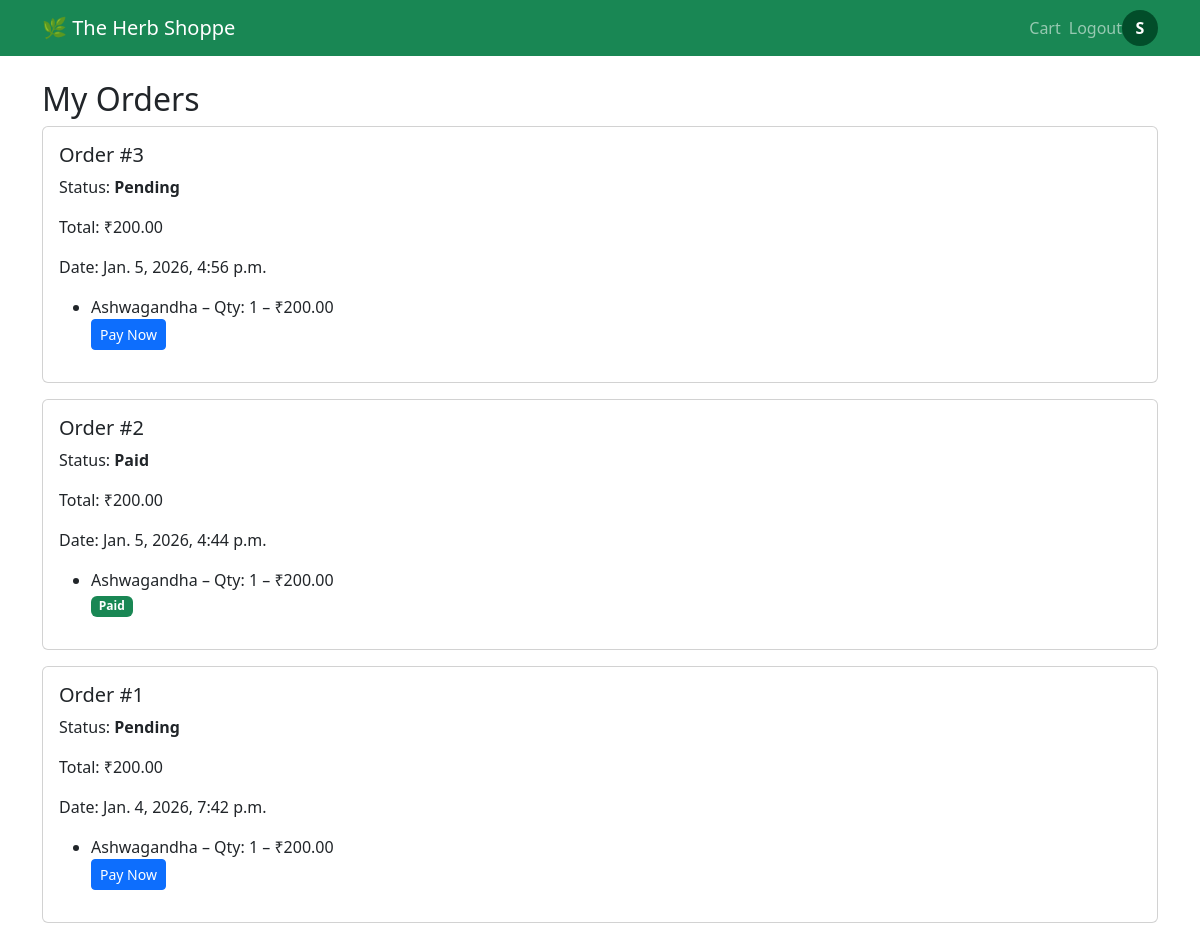
Page /orders/my-orders/ (signed in) on the earlier database version.
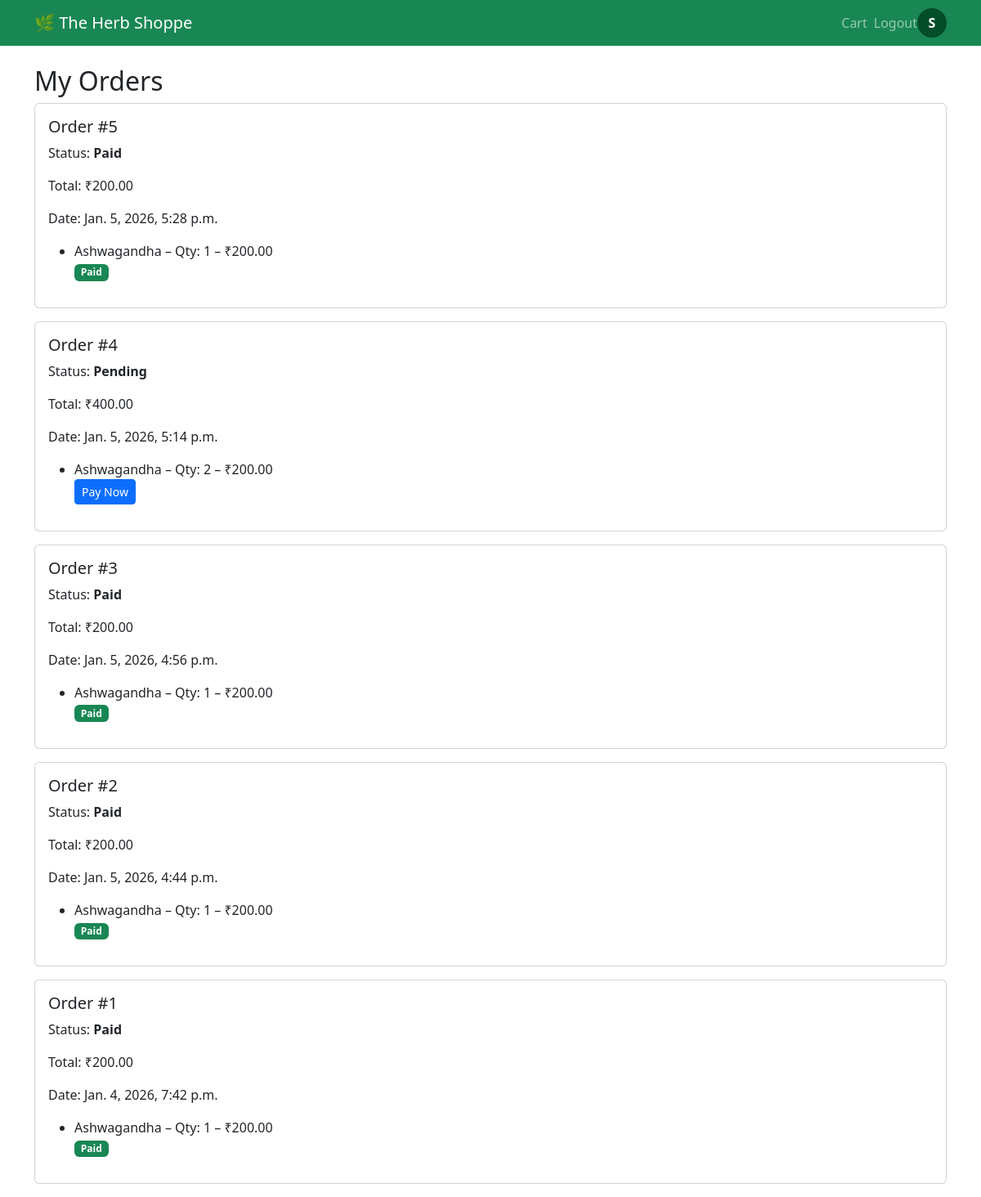
Same page on the later database version.
### orders/models.py (models this page shows, shortened)
class Order(models.Model):
    STATUS_CHOICES = (
        ('Pending', 'Pending'),
        ('Paid', 'Paid'),
        ('Cancelled', 'Cancelled'),
    )
    user = models.ForeignKey(User, on_delete=models.CASCADE)
    total_price = models.DecimalField(max_digits=10, decimal_places=2)
    status = models.CharField(max_length=20, choices=STATUS_CHOICES, default='Pending')
    created_at = models.DateTimeField(auto_now_add=True)

class OrderItem(models.Model):
    order = models.ForeignKey(Order, related_name='items', on_delete=models.CASCADE)
    product = models.ForeignKey(Product, on_delete=models.CASCADE)
    quantity = models.PositiveIntegerField()
    price = models.DecimalField(max_digits=8, decimal_places=2)

### products/models.py (models this page shows, shortened)
class Product(models.Model):
    category = models.ForeignKey(
        Category,
        on_delete=models.CASCADE,
        related_name='products'
    )
    name = models.CharField(max_length=200)
    slug = models.SlugField(max_length=220, unique=True)
    description = models.TextField()
    price = models.DecimalField(max_digits=8, decimal_places=2)
    stock = models.PositiveIntegerField()
    image = models.ImageField(upload_to='products/')
    is_available = models.BooleanField(default=True)
    created_at = models.DateTimeField(auto_now_add=True)

### orders/views.py (the view)
# urls.py: path('my-orders/', my_orders, name='my_orders'),
@login_required
def my_orders(request):
    orders = Order.objects.filter(user=request.user).order_by('-created_at')
    return render(request, 'orders/my_orders.html', {'orders': orders})

### templates/orders/my_orders.html
{% extends 'base.html' %}
{% block content %}
<h2>My Orders</h2>
{% if orders %}
  {% for order in orders %}
    <div class="card mb-3">
      <div class="card-body">
        <h5>Order #{{ order.id }}</h5>
        <p>Status: <strong>{{ order.status }}</strong></p>
        <p>Total: ₹{{ order.total_price }}</p>
        <p>Date: {{ order.created_at }}</p>
        <ul>
          {% for item in order.items.all %}
            <li>
              {{ item.product.name }} –
              Qty: {{ item.quantity }} –
              ₹{{ item.price }}
            </li>
          {% endfor %}
          {% if order.status == "Pending" %}
            <a href="{% url 'orders:payment_demo' order.id %}"
                class="btn btn-primary btn-sm">
                Pay Now
            </a>
          {% else %}
            <span class="badge bg-success">Paid</span>
          {% endif %}
        </ul>
      </div>
    </div>
  {% endfor %}
{% else %}
  <p>You have no orders yet.</p>
{% endif %}
{% endblock %}

Differences in the rows shown:
added Order: id "5", status "Paid", total_price "200.00", created_at "Jan. 5, 2026, 5:28 p.m."
added OrderItem: product.name "Ashwagandha", quantity "1", price "200.00", shown under "5"
added Order: id "4", status "Pending", total_price "400.00", created_at "Jan. 5, 2026, 5:14 p.m.", shows "Pay Now"
added OrderItem: product.name "Ashwagandha", quantity "2", price "200.00", shown under "4"
changed Order "Jan. 5, 2026, 4:56 p.m.": status "Pending" → "Paid"; status "Pay Now" → "Paid"
changed Order "Jan. 4, 2026, 7:42 p.m.": status "Pending" → "Paid"; status "Pay Now" → "Paid"
